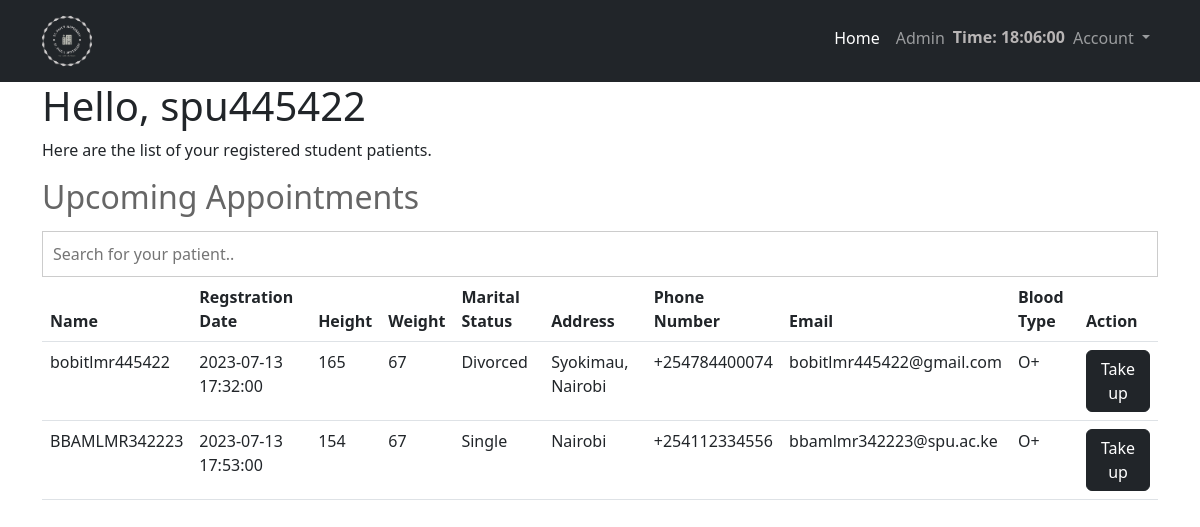
The app's page /admin (signed in) with its own data.
### app.py (models this page shows, shortened)
class User(db.Model, UserMixin):
    id = db.Column(db.Integer, primary_key=True)
    school_id = db.Column(db.String(20),unique=True, nullable=False)
    email = db.Column(db.String(120),unique=True, nullable=False)
    user_profile = db.Column(db.String(20), nullable=False,default='default.png')
    password = db.Column(db.String(30),nullable=False)
    patient = db.relationship('Std_registration', backref='patient',lazy=True)
    role = db.Column(db.String(10))

class Std_registration(db.Model):
        id = db.Column(db.Integer,primary_key=True)
        name = db.Column(db.String(40),nullable=False)
        date_registered = db.Column(db.DateTime(),nullable=False, default=datetime.utcnow)
        marital_status = db.Column(db.String(120), nullable=False)
        address = db.Column(db.String(120), nullable=False)
        phonenumber = db.Column(db.String(13),unique=True, nullable=False)
        email = db.Column(db.String(120),unique=True, nullable=False)
        height = db.Column(db.Integer, default=0)
        weight = db.Column(db.Integer, default=0)
        blood_type = db.Column(db.String(10))
        patient_id = db.Column(db.Integer, db.ForeignKey('user.id'),nullable=False)
        user_role = 'patient'

### app.py (the view)
@app.route('/admin')
@login_required
def admin():
    if current_user.role == 'doctor':
        std=Std_registration.query.all()
        return render_template('staff.html',std=std,user=current_user)
    else:
        return redirect(url_for('login'))

### app.py (called while the page is built)
@login_manager.user_loader
def load_user(id):
    user = User.query.get(int(id))
    return user

### templates/staff.html (shortened to what this page needs)
{% extends 'layout.html' %}
{% block body %}
         <main>
        <section class="container cd-table-container">
        <h1> Hello, {{current_user.school_id}}</h1>
         <p> Here are the list of your registered student patients.</p>
          <h2 class="cd-title">Upcoming Appointments</h2>
          <input type="text" class="cd-search table-filter" autofocus data-table="order-table" placeholder="Search for your patient.." />
        <div class="table-responsive">
          <table class="cd-table order-table table">
            <thead>
              <tr>
                <th>Name</th>
                <th>Regstration Date</th>
                <th>Height</th>
                <th>Weight</th>
                <th>Marital Status</th>
                <th>Address</th>
                <th>Phone Number</th>
                <th>Email</th>
                <th>Blood Type</th>
                <th>Action</th>
              </tr>
            </thead>
            <tbody>
              {% for reg in std %}
              <tr>
                <td>{{ reg.name }}</td>
                <td>{{ reg.date_registered }}</td>
                <td>{{ reg.height }}</td>
                <td>{{ reg.weight }}</td>
                <td>{{ reg.marital_status }}</td>
                <td>{{ reg.address }}</td>
                <td>{{ reg.phonenumber }}</td>
                <td>{{ reg.email }}</td>
                <td>{{ reg.blood_type }}</td>
                <td><a href="" class="btn btn-dark">Take up</a></td>
              </tr>
              {% endfor %}
            </tbody>
          </table>
        </div>
        </section>
         </main>
{% endblock %}

### templates/layout.html (shortened to what this page needs)
<!DOCTYPE html>
<html lang="en">
<head>
    <link href="https://cdn.jsdelivr.net/npm/bootstrap@5.3.0/dist/css/bootstrap.min.css" rel="stylesheet">
</head>
<body>
<nav class="navbar navbar-expand-lg navbar-dark bg-dark static-top">
  <div class="container">
    <a class="navbar-brand" href="/">
      <img src="{{url_for('static',filename='logo.png')}}" alt="..." height="56">
    </a>
    <div class="collapse navbar-collapse" id="navbarSupportedContent">
      <ul class="navbar-nav ms-auto">
        <li class="nav-item">
          <a class="nav-link active" aria-current="page" href="/">Home</a>
        </li>
        {% if current_user.role == 'patient' %}
        <li class="nav-item">
          <a class="nav-link" href="{{url_for('checkin')}}">Check In</a>
        </li>
        {% else %}
        <li class="nav-item">
          <a class="nav-link" href="{{url_for('admin')}}">Admin</a>
        </li>
        {% endif %}
        <li class="nav-item"><p class="pd-5 clr">Time: <span id="current-time"></span></p></li>
        <li class="nav-item dropdown">
          <a class="nav-link dropdown-toggle" href="#" id="navbarDropdown" role="button" data-bs-toggle="dropdown" aria-expanded="false">
            Account
          </a>
        </li>
      </ul>
    </div>
  </div>
</nav>
      {% block body %}
      {% endblock %}
</body>
</html>

### templates/layout.html (style rules this page uses)
.cd-search { padding: 10px; border: 1px solid #ccc; width: 100%; box-sizing: border-box; }
.cd-title { color: #666; margin: 15px 0; }
ul { list-style: none; }
.clr { font-size: 16px; font-weight: 600; color: #b8b5b5; margin-top: 7px; }

### records on screen
User: school_id "spu445422"
Std_registration: name "bobitlmr445422", date_registered "2023-07-13 17:32:00", height "165", weight "67", marital_status "Divorced", address "Syokimau, Nairobi", phonenumber "+254784400074", email "bobitlmr445422@gmail.com", blood_type "O+"
Std_registration: name "BBAMLMR342223", date_registered "2023-07-13 17:53:00", height "154", weight "67", marital_status "Single", address "Nairobi", phonenumber "+254112334556", email "bbamlmr342223@spu.ac.ke", blood_type "O+"
